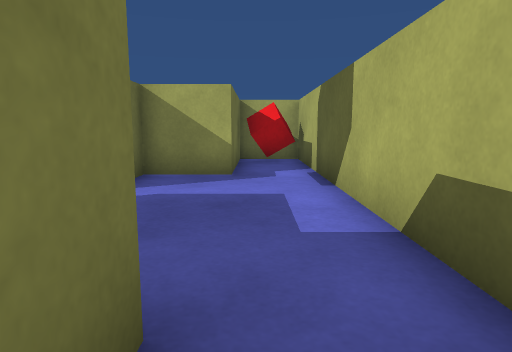
View 1 (above)

16 first-person views from a walk through a 3-D level made in the Unity game engine. The camera is 0.51 m above the floor, tilts 8° down and sees 75° across. The floor is counted in squares, 0.5 m on a side. Each view is taken from the middle of a square. On the plan, view 1 faces up. The plan holds only what a view shows up to about 13 squares ahead; the rest is blank. The place goes on beyond the plan. The player character is not drawn.

View 2
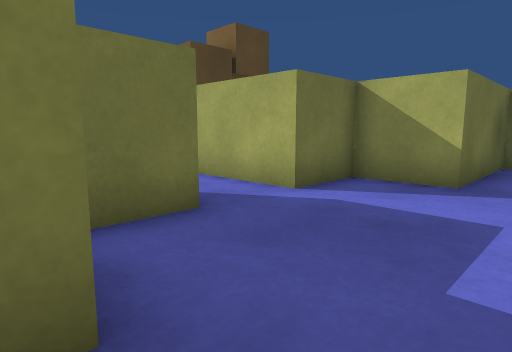

View 3
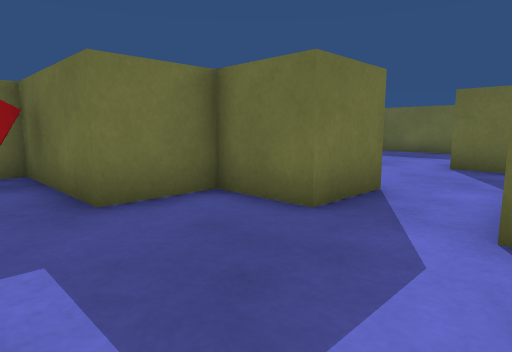

View 4
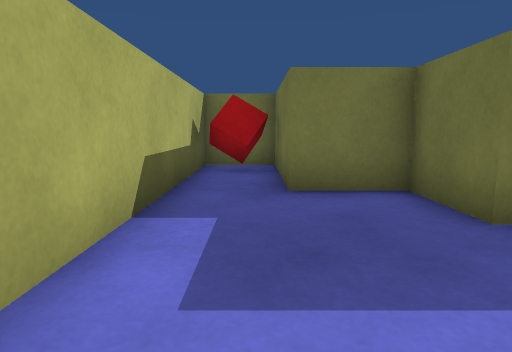

View 5
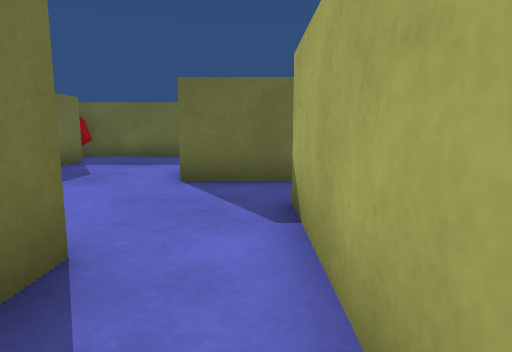

View 6
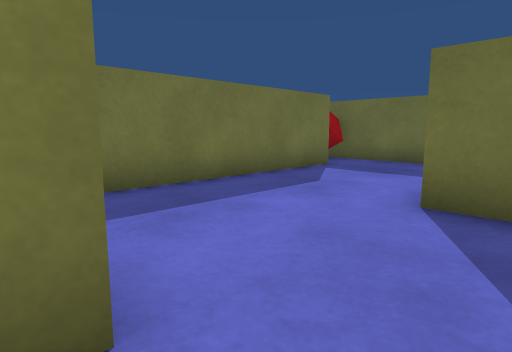

View 7
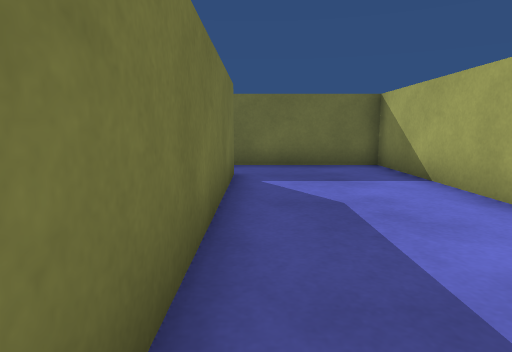

View 8
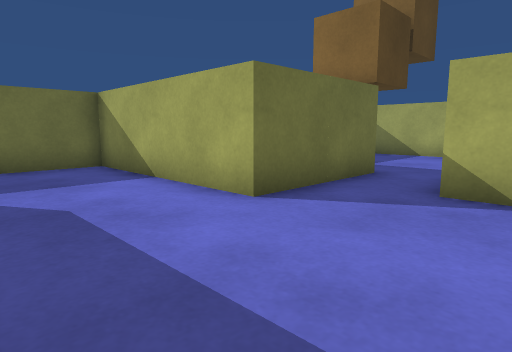

View 9
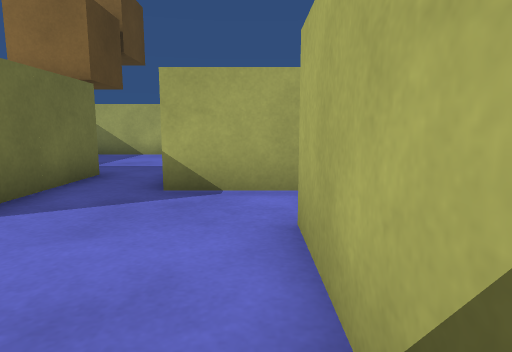

View 10
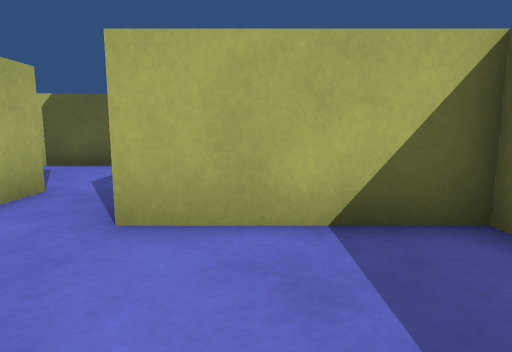

View 11
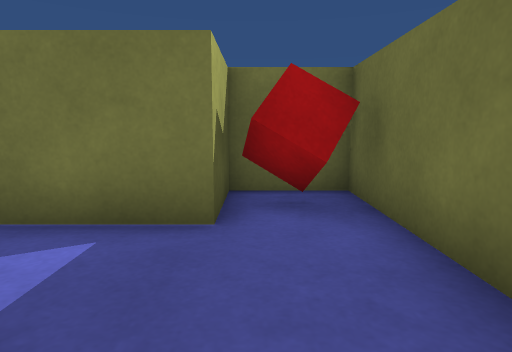

View 12
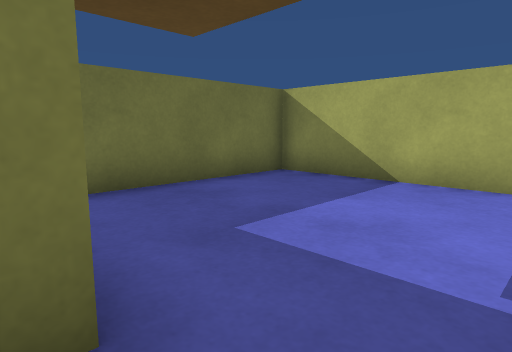

View 13
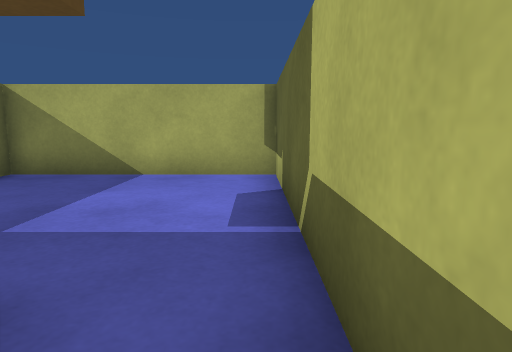

View 14
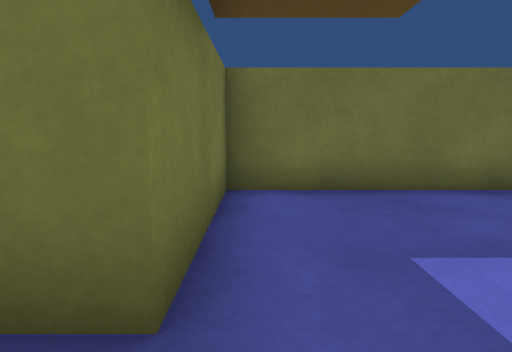

View 15
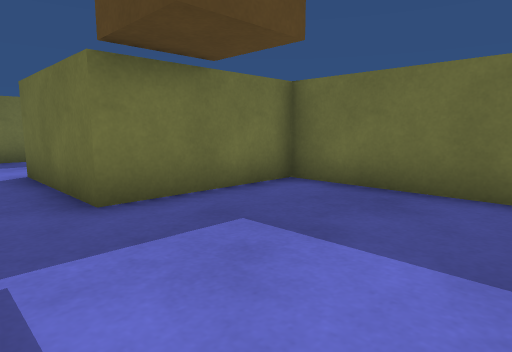

View 16
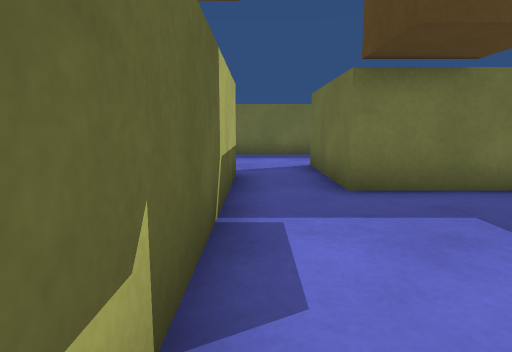

### Floor plan
Ten units are one square. View 1 is at (0, 0); x grows to the right and y downward. Boxes are objects, and circles mark ways between rooms. Rooms are numbered by the first view taken in them; rooms with no view inside come last. Other rooms are left out.
<svg viewBox="-151 -140 171 170">
<path fill="none" stroke="#000" d="M-45 -35 -26 -35 -26 -15 -5 -15 -5 25 15 25 15 -115 -5 -115 -5 -75 -26 -75 -26 -55 -46 -55M-85 -55 -85 -35 -146 -35 -146 25 -126 25 -126 5 -45 5 -45 -35M-46 -55 -66 -55M-66 -55 -66 -135 -125 -135 -125 -75 -85 -75 -85 -55"/>
<rect x="-5" y="5" width="20" height="20" fill="#bbb"><title>red cube</title></rect>
<rect x="-5" y="-115" width="20" height="20" fill="#bbb"><title>red cube</title></rect>
<rect x="-145" y="5" width="20" height="20" fill="#bbb"><title>red cube</title></rect>
<circle cx="-35" cy="-45" r="3" fill="#2a7"/>
<circle cx="-75" cy="-65" r="3" fill="#2a7"/>
<text x="0" y="-50">1</text>
<text x="-90" y="-20">2</text>
<text x="-90" y="-100">3</text>
</svg>
Room 1 opens to room 2. Room 2 opens to room 3.

Where each view was taken, in squares from view 1:
view 1: 0 up, 0 right, facing up
view 2: 1 up, 1 right, facing up-left
view 3: 6 up, 1 right, facing down-left
view 4: 7 up, 0 right, facing down
view 5: 5 up, 2 left, facing left
view 6: 5 up, 4 left, facing down-left
view 7: 0 up, 5 left, facing left
view 8: 0 up, 5 left, facing up-left
view 9: 0 up, 5 left, facing up
view 10: 2 up, 8 left, facing right
view 11: 3 up, 13 left, facing down
view 12: 7 up, 7 left, facing up-left
view 13: 6 up, 7 left, facing up
view 14: 8 up, 7 left, facing left
view 15: 12 up, 7 left, facing down-left
view 16: 13 up, 7 left, facing down
